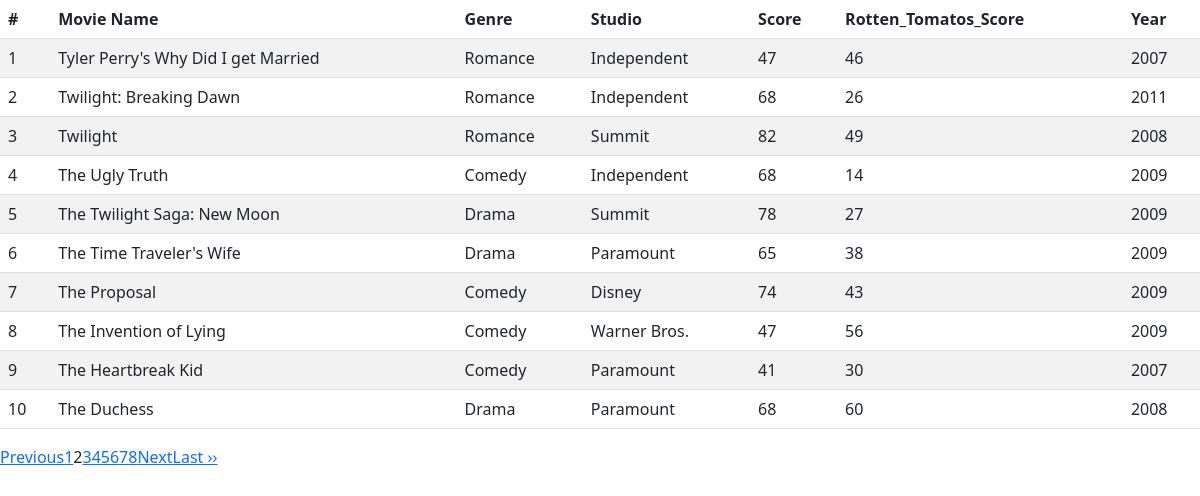
Screenshot of /index2.php?page_no=2 with the database file from the repository.
### tables this page shows
CREATE TABLE `movies` (
  `id` int(11) NOT NULL,
  `name` varchar(35) DEFAULT NULL,
  `genre` varchar(9) DEFAULT NULL,
  `studio` varchar(21) DEFAULT NULL,
  `score` varchar(5) DEFAULT NULL,
  `rotten_tomatoes_score` varchar(21) DEFAULT NULL,
  `Year` varchar(4) DEFAULT NULL
);

### index2.php (the view, shortened to what this page needs)
<?php
$db_host = '127.0.0.1';
$db_user = 'root';
$db_password = 'rootpass';
$db_db = 'moviesdb';
$db_port = 3306;
$mysqli = new mysqli(
    $db_host,
    $db_user,
    $db_password,
    $db_db,
    $db_port
);
?>
<html>
<head>
    <link rel="stylesheet" href="https://cdn.jsdelivr.net/npm/bootstrap@5.2.2/dist/css/bootstrap.min.css">
    <link rel="stylesheet" href="https://cdn.datatables.net/1.13.1/css/jquery.dataTables.min.css">
</head>
<body>
    <div class="movies">
        <table id="myTable" class="table table-striped">
            <thead>
                <tr>
                    <th scope="col">#</th>
                    <th scope="col">Movie Name</th>
                    <th scope="col">Genre</th>
                    <th scope="col">Studio</th>
                    <th scope="col">Score</th>
                    <th scope="col">Rotten_Tomatos_Score</th>
                    <th scope="col">Year</th>
                </tr>
            </thead>
            <tbody>
                <?php
                if (isset($_GET['page_no']) && $_GET['page_no'] != "") {
                    $page_no = $_GET['page_no'];
                } else {
                    $page_no = 1;
                }
                $total_records_per_page = 10;
                $offset = ($page_no - 1) * $total_records_per_page;
                $previous_page = $page_no - 1;
                $next_page = $page_no + 1;
                $result_count = $mysqli->query("SELECT COUNT(*) As total_records FROM movies");
                $total_records = mysqli_fetch_array($result_count);
                $total_records = $total_records['total_records'];
                $total_no_of_pages = ceil($total_records / $total_records_per_page);
                $sql = "SELECT * FROM movies LIMIT $offset, $total_records_per_page";
                $result = $mysqli->query($sql);
                $counter = 0;
                while ($movie = mysqli_fetch_array($result)) {
                    $counter++;
                    echo "<tr>
                        <td>" . $counter . "</td>
                        <td>" . $movie["name"] . "</td>
                        <td>" . $movie["genre"] . "</td>
                        <td>" . $movie["studio"] . "</td>
                        <td>" . $movie["score"] . "</td>
                        <td>" . $movie["rotten_tomatoes_score"] . "</td>
                        <td>" . $movie["Year"] . "</td>
                    </tr>";
                }
                ?>
            </tbody>
        </table>
    </div>
    <ul class="pagination">
        <li <?php if ($page_no <= 1) {
                echo "class='disabled'";
            } ?>>
            <a <?php if ($page_no > 1) {
                    echo "href='?page_no=$previous_page'";
                } ?>>Previous</a>
        </li>
        <?php
        if ($total_no_of_pages <= 10) {
            for ($counter = 1; $counter <= $total_no_of_pages; $counter++) {
                if ($counter == $page_no) {
                    echo "<li class='active'><a>$counter</a></li>";
                } else {
                    echo "<li><a href='?page_no=$counter'>$counter</a></li>";
                }
            }
        }
        ?>
        <li <?php if ($page_no >= $total_no_of_pages) {
                echo "class='disabled'";
            } ?>>
            <a <?php if ($page_no < $total_no_of_pages) {
                    echo "href='?page_no=$next_page'";
                } ?>>Next</a>
        </li>
        <?php if ($page_no < $total_no_of_pages) {
            echo "<li><a href='?page_no=$total_no_of_pages'>Last &rsaquo;&rsaquo;</a></li>";
        } ?>
    </ul>
</body>
</html>

### rows the page displays
movies: name "Tyler Perry's Why Did I get Married", genre "Romance", studio "Independent", score "47", rotten_tomatoes_score "46", Year "2007"
movies: name "Twilight: Breaking Dawn", genre "Romance", studio "Independent", score "68", rotten_tomatoes_score "26", Year "2011"
movies: name "Twilight", genre "Romance", studio "Summit", score "82", rotten_tomatoes_score "49", Year "2008"
movies: name "The Ugly Truth", genre "Comedy", studio "Independent", score "68", rotten_tomatoes_score "14", Year "2009"
movies: name "The Twilight Saga: New Moon", genre "Drama", studio "Summit", score "78", rotten_tomatoes_score "27", Year "2009"
movies: name "The Time Traveler's Wife", genre "Drama", studio "Paramount", score "65", rotten_tomatoes_score "38", Year "2009"
movies: name "The Proposal", genre "Comedy", studio "Disney", score "74", rotten_tomatoes_score "43", Year "2009"
movies: name "The Invention of Lying", genre "Comedy", studio "Warner Bros.", score "47", rotten_tomatoes_score "56", Year "2009"
movies: name "The Heartbreak Kid", genre "Comedy", studio "Paramount", score "41", rotten_tomatoes_score "30", Year "2007"
movies: name "The Duchess", genre "Drama", studio "Paramount", score "68", rotten_tomatoes_score "60", Year "2008"
